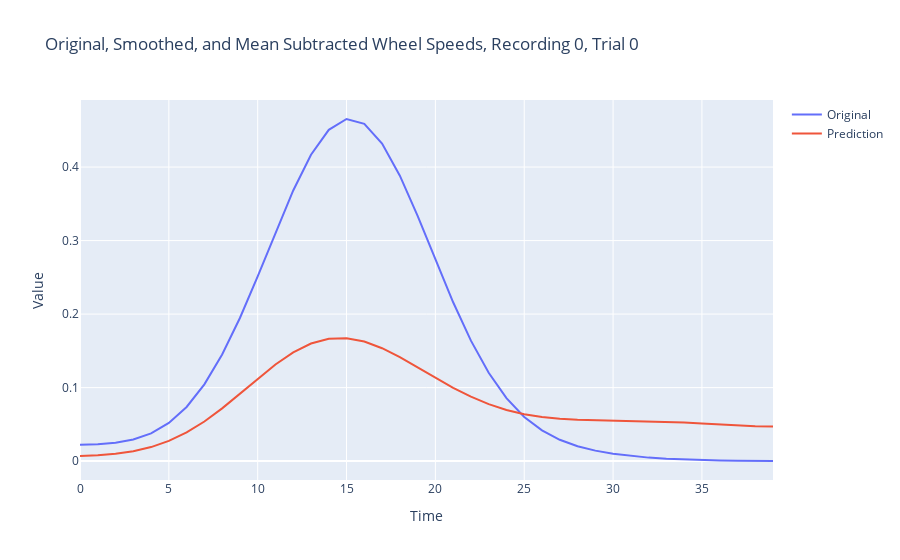
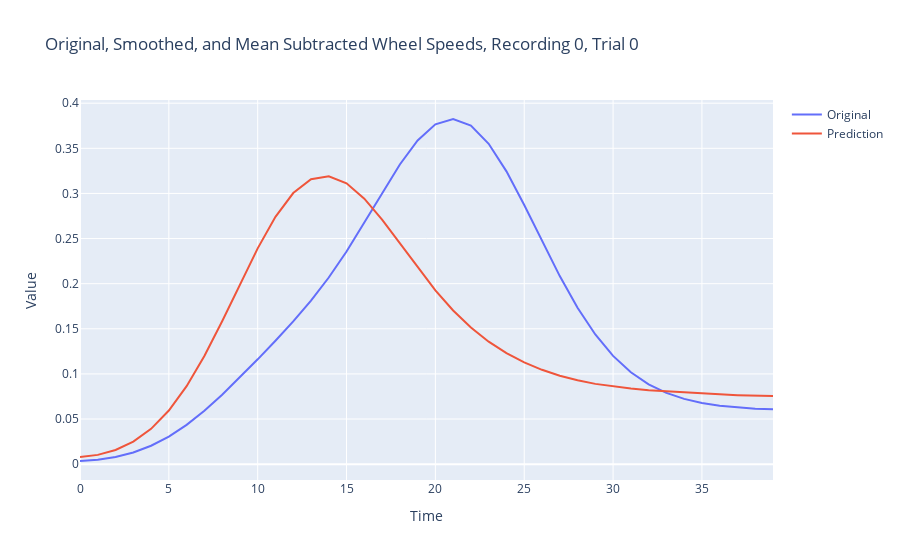

The code cell stored with these charts, in order, in its notebook:
### Code cell
for recording_session in range(PLOT_RECORDINGS):
    for t in range(1):
        fig = go.Figure()
        fig.add_trace(go.Scatter(y=Y_test[recording_session][t], name='Original'))
        fig.add_trace(go.Scatter(y=Y_pred_continuous_decoder[recording_session][t], name='Prediction'))
        fig.update_layout(title=f'Original, Smoothed, and Mean Subtracted Wheel Speeds, Recording 0, Trial {t}', xaxis_title='Time', yaxis_title='Value')
        fig.show()

### Figure 1 — Plotly figure (JSON) as saved in the notebook; plotly's stock layout.template omitted (floating-point values rounded to 4 significant figures)
{"data": [{"name": "Original", "type": "scatter", "y": [0.0224, 0.0231, 0.02509, 0.02947, 0.0378, 0.05191, 0.07364, 0.1044, 0.145, 0.1947, 0.2513, 0.311, 0.3682, 0.4167, 0.4506, 0.4654, 0.4588, 0.4319, 0.3882, 0.3335, 0.2741, 0.2161, 0.1638, 0.1201, 0.08574, 0.06009, 0.04176, 0.02903, 0.02029, 0.01427, 0.01003, 0.006978, 0.004762, 0.003158, 0.002022, 0.001245, 0.0007382, 0.0004246, 0.0002473, 0.0001684]}, {"name": "Prediction", "type": "scatter", "y": [0.007023, 0.007904, 0.009899, 0.01345, 0.01912, 0.0275, 0.03906, 0.05392, 0.07174, 0.09161, 0.1121, 0.1315, 0.148, 0.16, 0.1665, 0.1672, 0.1626, 0.1536, 0.1415, 0.1276, 0.1133, 0.09973, 0.08764, 0.07755, 0.06963, 0.06384, 0.05992, 0.0575, 0.05617, 0.05551, 0.05516, 0.05483, 0.05432, 0.05354, 0.05246, 0.05116, 0.04977, 0.04849, 0.04749, 0.04695]}], "layout": {"title": {"text": "Original, Smoothed, and Mean Subtracted Wheel Speeds, Recording 0, Trial 0"}, "xaxis": {"title": {"text": "Time"}}, "yaxis": {"title": {"text": "Value"}}}}

### Figure 2 — Plotly figure (JSON) as saved in the notebook; plotly's stock layout.template omitted (floating-point values rounded to 4 significant figures)
{"data": [{"name": "Original", "type": "scatter", "y": [0.003507, 0.00492, 0.007951, 0.01298, 0.02041, 0.03058, 0.0436, 0.05924, 0.07699, 0.09617, 0.1162, 0.1368, 0.1582, 0.1812, 0.2068, 0.2356, 0.2672, 0.3004, 0.3321, 0.3588, 0.3766, 0.3825, 0.3751, 0.355, 0.3245, 0.2872, 0.2473, 0.2084, 0.1733, 0.1437, 0.12, 0.1018, 0.08851, 0.079, 0.07236, 0.0678, 0.06473, 0.06273, 0.06152, 0.06095]}, {"name": "Prediction", "type": "scatter", "y": [0.007847, 0.01029, 0.01568, 0.02491, 0.03914, 0.05942, 0.08639, 0.1198, 0.1583, 0.1992, 0.2391, 0.2741, 0.3004, 0.3157, 0.3191, 0.3112, 0.2942, 0.2709, 0.2445, 0.2177, 0.1926, 0.1703, 0.1513, 0.1357, 0.123, 0.1128, 0.1046, 0.09805, 0.09292, 0.08896, 0.08597, 0.08373, 0.08203, 0.08067, 0.07948, 0.07838, 0.07735, 0.07645, 0.07578, 0.07541]}], "layout": {"title": {"text": "Original, Smoothed, and Mean Subtracted Wheel Speeds, Recording 0, Trial 0"}, "xaxis": {"title": {"text": "Time"}}, "yaxis": {"title": {"text": "Value"}}}}
